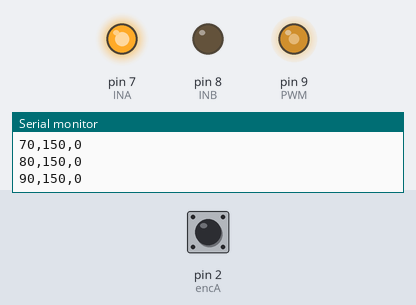
Simulated run of this sketch. Board: Arduino Uno, built with avr-gcc and run on an emulated ATmega328P. On the bench: output pins drawn as LEDs (lit = HIGH), the last lines printed to the serial monitor. The test bench sets the inputs (shaded band); at power-on: pin 2 (encA) HIGH.

Above: at 0.1 s.
At 18.1 s:
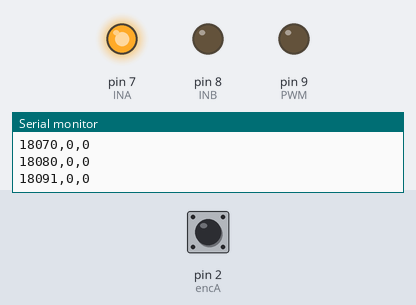
Timing chart, 0 to 19.6 s (numbered marks = the images above):
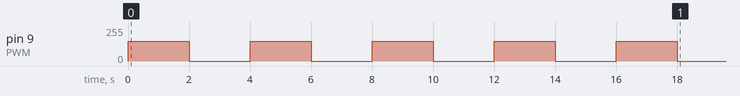

The sketch:

stage5_logger.ino
```cpp
// STAGE 5 - reponse au creneau + acquisition (baseline S0)
// PWM alterne 150/0 toutes les 2s, 5 cycles, sens avant uniquement.
// Sortie CSV "t_ms,pwm,count" a 100 Hz, 115200 bauds.
// Moniteur serie : regler 115200 sinon caracteres illisibles.

const int PWM = 9, INA = 7, INB = 8;
const int encA = 2, encB = 3;
volatile long encoderCount = 0;

const int PWM_HIGH = 150;
const unsigned long HALF_PERIOD_MS = 2000;  // 2s ON, 2s OFF
const int N_CYCLES = 5;
const unsigned long SAMPLE_MS = 10;         // 100 Hz

void countPulse() {
  if (digitalRead(encA) != digitalRead(encB)) encoderCount++;
  else encoderCount--;
}

void setup() {
  Serial.begin(115200);
  pinMode(PWM, OUTPUT); pinMode(INA, OUTPUT); pinMode(INB, OUTPUT);
  pinMode(encA, INPUT_PULLUP); pinMode(encB, INPUT_PULLUP);
  attachInterrupt(digitalPinToInterrupt(encA), countPulse, CHANGE);
  digitalWrite(INA, HIGH);   // avant seulement pour ce premier jeu de donnees
  digitalWrite(INB, LOW);

  Serial.println("t_ms,pwm,count");

  unsigned long t0 = millis();
  unsigned long totalMs = 2UL * HALF_PERIOD_MS * N_CYCLES;
  unsigned long nextSample = 0;

  while (millis() - t0 < totalMs) {
    unsigned long t = millis() - t0;

    // creneau : ON pendant la premiere moitie de chaque periode
    int pwmVal = ((t / HALF_PERIOD_MS) % 2 == 0) ? PWM_HIGH : 0;
    analogWrite(PWM, pwmVal);

    if (t >= nextSample) {
      noInterrupts();              // lecture atomique du compteur (long = 4 octets)
      long c = encoderCount;
      interrupts();
      Serial.print(t);   Serial.print(',');
      Serial.print(pwmVal); Serial.print(',');
      Serial.println(c);
      nextSample += SAMPLE_MS;
    }
  }
  analogWrite(PWM, 0);
  Serial.println("# fin - copier tout ce qui precede dans un fichier .csv");
}

void loop() {}
```
